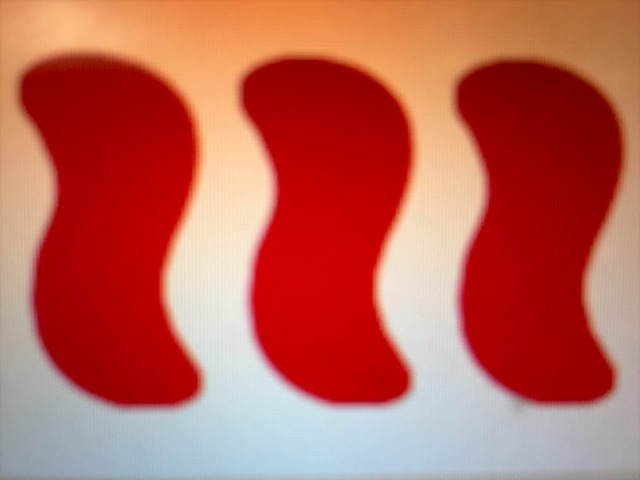
#> input picture img/image0.jpg, 640 x 480 px
$ python ColorDetect.py --image img/image0.jpg
#> lines starting #> are read from the running program, lines starting #| are printed output that depends on the picture; after the words box and inside, x2 and y2 are one past the last pixel; in counts of white or black regions, pixels touching at a corner belong together
#> further down, image is the input picture: shape (480, 640, 3); mean B, G, R 86.6, 98.6, 189.3
#| It is Blank: False
import cv2
import numpy as np
from SetCard import *
# PURPLE = 0
# GREEN = 1
# RED = 2


def is_Blank(image):
	"""
	Checks if the image is actually just James's "Blank Card"
	Blank Cards BGR values are:
	 B: 151, G: 203, R: 237
	"""
	return np.array_equal(image[30,30],np.array([151,204,237]))

	# In case the hues are different we can use a range:

	# lower_blank, upper_blank = np.array ([157, 203, 230]), np.array([170,210,240])
	# blank = cv2.inRange(image, lower_blank, upper_blank)
	# return len(blank) > 300

def has_Tint(image, tintbs, tintbg):
	"""
	Checks to see if the image has the Green tint - which means that card is already uses
	(tintbs for boundary- success - green)
	(tintbf for bundary - failure - grey )
	Returns boolean
	"""
	lower_success, upper_success = tintbs
	lower_fail, upper_fail = tintbg
	img = image[10,10]
	return (all(img > lower_success) and all(img < upper_success))


def find_Color(image, purpb, greenb, redb ):
	"""
	Pass in an image, and the lower and upper boundaries for each purple, green, red in BGR format
	Returns at tuple: t
	t[0] Returns the color in number format (0 for purp, 1 for green, 2 for red)
	t[1] Returns the count

	"""
#> called with purpb = ([80, 0, 80], [160, 60, 160]), greenb = ([0, 100, 0], [45, 180, 45]), redb = ([0, 0, 160], [30, 30, 255])

	lower_purp, upper_purp = purpb
	lower_green, upper_green = greenb
	lower_red, upper_red = redb

	# Filter image for whatever passes the boundaries
	purples = cv2.inRange(image, lower_purp, upper_purp)
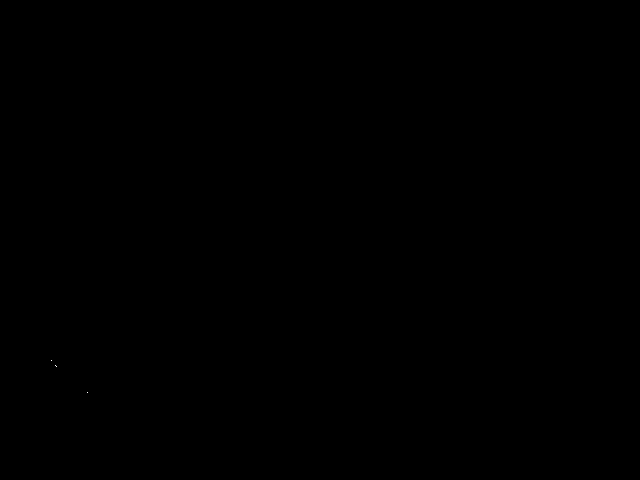
#> purples: shape (480, 640); 0% white in thin lines or dots, all inside (x1, y1, x2, y2) = (51, 360, 88, 393)
	greens = cv2.inRange(image, lower_green, upper_green)
#> greens: shape (480, 640); every value is 0
	reds = cv2.inRange(image, lower_red, upper_red)
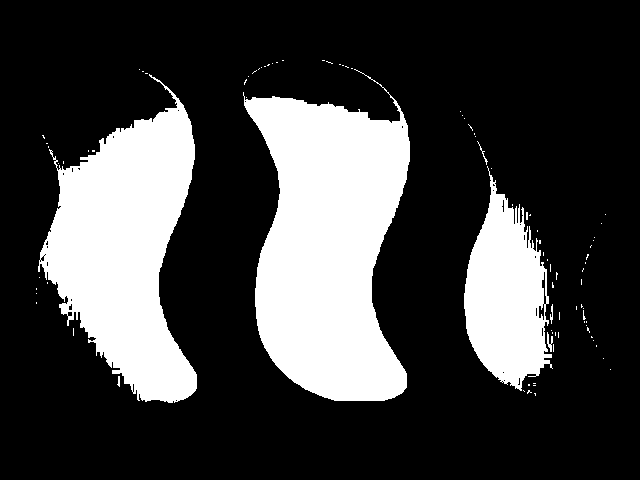
#> reds: shape (480, 640); 25.3% white; 91 white regions (84 under 20 px), largest, box (x1, y1, x2, y2) and area: (243, 69, 410, 401) 36586, (38, 74, 197, 403) 28950, (464, 166, 553, 391) 11769

	mp = len(np.flatnonzero(purples))
#> mp = 4
	mg = len(np.flatnonzero(greens))
#> mg = 0
	mr = len(np.flatnonzero(reds))
#> mr = 77757

	colors = (mp, mg, mr)
#> colors = (4, 0, 77757)

	total_pixels = max(colors)
#> total_pixels = 77757
	return colors.index(total_pixels), total_pixels


# DEBUG MODE:
if __name__ == '__main__':

	import argparse
	from matplotlib import pyplot as plt

	ap = argparse.ArgumentParser()
	ap.add_argument("-i", "--image", required=True, help="Path to the set card img")
	ap.add_argument("-g", "--debug", action="store_true")
	args = vars(ap.parse_args())

	image = cv2.imread(args['image'])

	debug = args['debug'] # for graphing

	colors = ["purple", "green", "red"]

	purpb = np.array ([80, 0, 80]), np.array([160,60,160])
	greenb = np.array([0,100,0]), np.array([45,180,45])
	redb = np.array([0,0,160]), np.array([30,30,255])

	print("It is Blank:",is_Blank(image))
	print(colors[find_Color(image, purpb, greenb, redb)[0]])
#| red
	print(find_Color(image, purpb, greenb, redb)[1])
#| 77757

	if debug:
		calc= cv2.calcHist( [res], [2] , None, [256], [0,256])
		max_channel = max(calc)
		plt.plot(calc)
		plt.show()


	if debug:

		color = ('b','g','r') # OpenCV's format - also for matplotlib
		hist_colors = {}

		cutoff_range = [0,256] # ignore the whites - they are 255
		for channel, col in enumerate(color):

			calc = cv2.calcHist([img], [channel], None, [256], cutoff_range)
			max_channel = max(calc[0:255]) # no one cares about the other crap
			hist_colors[col] = int(max_channel)
			plt.plot(calc, color = col)
			plt.xlim(cutoff_range)


		plt.title('Histogram for color scale picture')
		plt.xlabel("Pixel intensity"), plt.ylabel("counts")
		plt.show()
		print((hist_colors))
